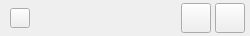
<?xml version="1.0" encoding="UTF-8"?>
<ui version="4.0">
 <class>noteHeadMenu</class>
 <widget class="QWidget" name="noteHeadMenu">
  <property name="geometry">
   <rect>
    <x>0</x>
    <y>0</y>
    <width>250</width>
    <height>36</height>
   </rect>
  </property>
  <property name="windowTitle">
   <string>Form</string>
  </property>
  <layout class="QHBoxLayout" name="horizontalLayout_2">
   <property name="spacing">
    <number>0</number>
   </property>
   <property name="leftMargin">
    <number>10</number>
   </property>
   <property name="topMargin">
    <number>2</number>
   </property>
   <property name="rightMargin">
    <number>5</number>
   </property>
   <property name="bottomMargin">
    <number>2</number>
   </property>
   <item>
    <widget class="QPushButton" name="pushButtonNew">
     <property name="minimumSize">
      <size>
       <width>20</width>
       <height>20</height>
      </size>
     </property>
     <property name="maximumSize">
      <size>
       <width>20</width>
       <height>20</height>
      </size>
     </property>
     <property name="text">
      <string/>
     </property>
     <property name="autoDefault">
      <bool>false</bool>
     </property>
    </widget>
   </item>
   <item>
    <spacer name="horizontalSpacer">
     <property name="orientation">
      <enum>Qt::Horizontal</enum>
     </property>
     <property name="sizeHint" stdset="0">
      <size>
       <width>136</width>
       <height>20</height>
      </size>
     </property>
    </spacer>
   </item>
   <item>
    <layout class="QHBoxLayout" name="horizontalLayout">
     <property name="spacing">
      <number>4</number>
     </property>
     <item>
      <widget class="QPushButton" name="pushButtonMenu">
       <property name="minimumSize">
        <size>
         <width>30</width>
         <height>30</height>
        </size>
       </property>
       <property name="maximumSize">
        <size>
         <width>30</width>
         <height>30</height>
        </size>
       </property>
       <property name="text">
        <string/>
       </property>
       <property name="autoDefault">
        <bool>false</bool>
       </property>
      </widget>
     </item>
     <item>
      <widget class="QPushButton" name="pushButtonExit">
       <property name="minimumSize">
        <size>
         <width>30</width>
         <height>30</height>
        </size>
       </property>
       <property name="maximumSize">
        <size>
         <width>30</width>
         <height>30</height>
        </size>
       </property>
       <property name="text">
        <string/>
       </property>
       <property name="autoDefault">
        <bool>false</bool>
       </property>
      </widget>
     </item>
    </layout>
   </item>
  </layout>
 </widget>
 <resources/>
 <connections/>
</ui>
